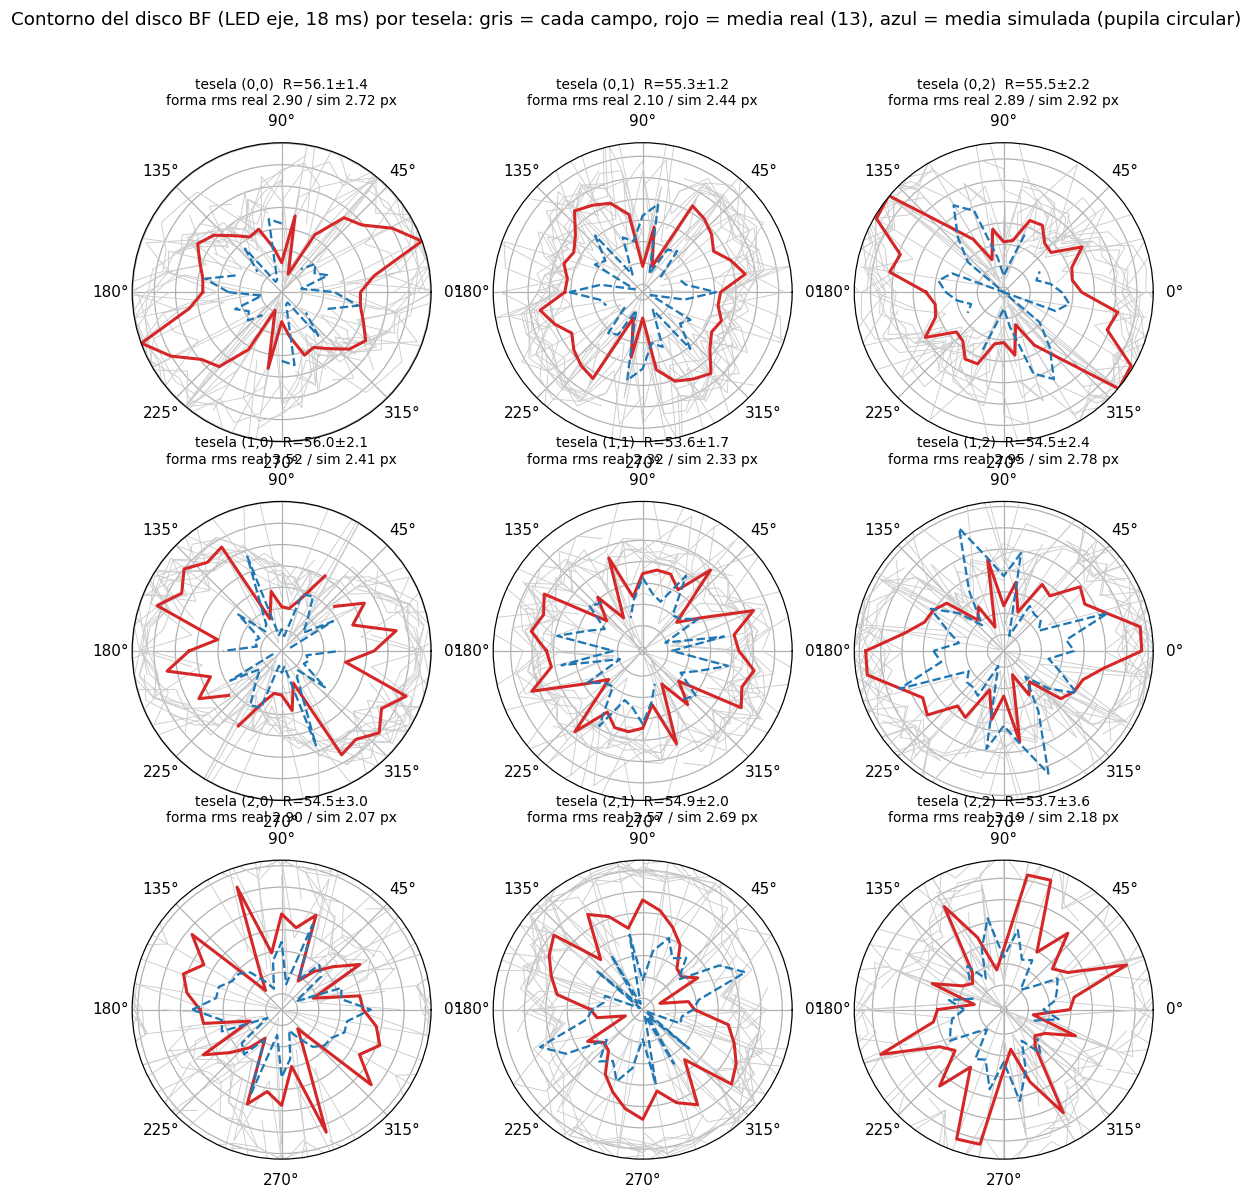

This figure's Python source:
"""forma_pupila.py -- 17/11/2026. ¿La pupila es un círculo, y cambia con la posición en el campo?

Para cada toma roja del 13/11 (13 campos) y para la imagen de campo claro del LED del eje (17,15), 18 ms:
  I = (muestra - oscuro) / (flat - oscuro_flat)      (flat = 2026-11-13.fondo, mismo día)
Se parte el ROI de 1120 px en 3x3 teselas de 373 px. En cada tesela:
  F = log|FFT(ventana Hann · (I/mean - 1))|
  perfil polar de F en 36 sectores de 10°; el borde en cada sector = radio de máxima pendiente negativa
  (perfil suavizado, búsqueda entre 0.6 y 1.4 del radio nominal NA/λ)
  ajuste de círculo (centro libre) a los 36 puntos → centro, radio medio, forma r(φ) - r_medio
Se promedia la forma sobre los 13 campos (la muestra cambia, la pupila no).

Control: lo mismo sobre imágenes simuladas con pupila CIRCULAR perfecta (objeto aleatorio débil, ruido
parecido), para saber qué dispersión de r(φ) da el método solo. Si la forma real supera al control y tiene
un patrón que depende de la tesela (achatamiento orientado respecto del centro del campo), la pupila no es
un círculo fijo.
"""
import glob
import json
import os

import numpy as np
import tifffile
from scipy.ndimage import gaussian_filter1d, map_coordinates

I_DIR = '/home/chanoscopio/Documents/AleYLu/imagenes_tomadas'
OUT = os.path.dirname(os.path.abspath(__file__))
CAMPOS = ['2026-11-13', '2026-11-13.a'] + [f'2026-11-13.med{i}' for i in range(1, 12)] + ['2026-11-13.zonarojo']
LED, T = 'fila17_col15_colorr', '18ms'
DX, LAM, NA = 1.29, 0.63, 0.070
NT = 3
NS = 36


def leer(carpeta):
    fs = sorted(glob.glob(f'{carpeta}/{LED}/{T}/*.tif*'))
    return np.mean([tifffile.imread(f).astype(np.float64) for f in fs], axis=0)


def imagen(campo):
    s = leer(f'{I_DIR}/{campo}') - leer(f'{I_DIR}/{campo}-dark')
    f = leer(f'{I_DIR}/2026-11-13.fondo') - leer(f'{I_DIR}/2026-11-13.fondo-dark')
    return s / np.maximum(f, 1.0)


def borde_tesela(t):
    n = t.shape[0]
    w = np.outer(np.hanning(n), np.hanning(n))
    F = np.log(np.abs(np.fft.fftshift(np.fft.fft2(w * (t / t.mean() - 1)))) + 1e-9)
    r0 = NA / LAM * n * DX                       # radio nominal en px de Fourier
    rr = np.arange(0.6 * r0, 1.4 * r0, 0.25)
    c = n // 2
    radios = []
    for k in range(NS):
        phis = np.deg2rad(k * 360 / NS + np.linspace(-4, 4, 9))
        prof = np.mean([map_coordinates(F, [c + rr * np.sin(p), c + rr * np.cos(p)], order=1) for p in phis], axis=0)
        d = np.gradient(gaussian_filter1d(prof, 4))
        radios.append(rr[np.argmin(d)])
    return np.array(radios), r0


def ajustar_circulo(r, phi):
    x, y = r * np.cos(phi), r * np.sin(phi)
    A = np.c_[2 * x, 2 * y, np.ones_like(x)]
    (a, b, cc), *_ = np.linalg.lstsq(A, x ** 2 + y ** 2, rcond=None)
    R = np.sqrt(cc + a ** 2 + b ** 2)
    rc = np.hypot(x - a, y - b)                  # radio respecto del centro ajustado
    ang = np.arctan2(y - b, x - a)
    o = np.argsort(ang)
    return a, b, R, ang[o], rc[o] - R


def analizar(img):
    n = img.shape[0] // NT
    phi = np.deg2rad(np.arange(NS) * 360 / NS)
    res = {}
    for i in range(NT):
        for j in range(NT):
            r, r0 = borde_tesela(img[i * n:(i + 1) * n, j * n:(j + 1) * n])
            a, b, R, ang, forma = ajustar_circulo(r, phi)
            res[(i, j)] = dict(cx=a, cy=b, R=R, r0=r0, forma=np.interp(phi - np.pi, ang, forma, period=2 * np.pi))
    return res


def simular(semilla, n=1120):
    """Objeto débil aleatorio (fase + amplitud, manchas de ~5 µm), imagen coherente con pupila circular dura."""
    g = np.random.default_rng(semilla)
    k = np.fft.fftfreq(n, DX)
    KX, KY = np.meshgrid(k, k)
    ruido = g.normal(size=(n, n)) + 1j * g.normal(size=(n, n))
    filt = np.exp(-(KX ** 2 + KY ** 2) * (5.0 ** 2))
    o = np.fft.ifft2(np.fft.fft2(ruido) * filt)
    o = 0.3 * o / np.abs(o).std()
    campo = np.exp(1j * o.real) * (1 - 0.3 * np.abs(o.imag))
    P = (np.hypot(KX, KY) <= NA / LAM)
    I = np.abs(np.fft.ifft2(np.fft.fft2(campo) * P)) ** 2
    I = I / I.mean() * 2000
    return g.poisson(np.clip(I, 0, None)).astype(float) / 2000


if __name__ == '__main__':
    reales = {}
    for c in CAMPOS:
        reales[c] = analizar(imagen(c))
        print(c, ' '.join(f"{reales[c][(i, j)]['R']:.1f}" for i in range(NT) for j in range(NT)), flush=True)
    sims = [analizar(simular(s)) for s in range(len(CAMPOS))]
    print('sim', ' '.join(f"{sims[0][(i, j)]['R']:.1f}" for i in range(NT) for j in range(NT)))

    def resumen(lista):
        out = {}
        for i in range(NT):
            for j in range(NT):
                F = np.array([d[(i, j)]['forma'] for d in lista])
                out[f'{i}{j}'] = dict(
                    R=float(np.mean([d[(i, j)]['R'] for d in lista])),
                    R_sd=float(np.std([d[(i, j)]['R'] for d in lista])),
                    cx=float(np.mean([d[(i, j)]['cx'] for d in lista])),
                    cy=float(np.mean([d[(i, j)]['cy'] for d in lista])),
                    forma_media=F.mean(0).tolist(),
                    forma_rms_media=float(np.sqrt((F.mean(0) ** 2).mean())),
                    forma_sem=float(F.std(0).mean() / np.sqrt(len(lista))),
                    r0=float(lista[0][(i, j)]['r0']))
        return out

    R_real, R_sim = resumen(list(reales.values())), resumen(sims)
    json.dump(dict(real=R_real, sim=R_sim, campos=CAMPOS), open(f'{OUT}/forma_pupila.json', 'w'), indent=1)

    import matplotlib
    matplotlib.use('Agg')
    import matplotlib.pyplot as plt
    phi = np.deg2rad(np.arange(NS) * 360 / NS) - np.pi
    fig, ax = plt.subplots(NT, NT, figsize=(12, 12), subplot_kw=dict(projection='polar'))
    for i in range(NT):
        for j in range(NT):
            a = ax[i, j]
            for d in reales.values():
                f = d[(i, j)]
                a.plot(np.r_[phi, phi[0]], np.r_[f['R'] + f['forma'], f['R'] + f['forma'][0]], color='0.8', lw=0.6)
            m = R_real[f'{i}{j}']
            a.plot(np.r_[phi, phi[0]], np.r_[m['R'] + np.array(m['forma_media']), m['R'] + m['forma_media'][0]], color='C3', lw=2)
            s = R_sim[f'{i}{j}']
            a.plot(np.r_[phi, phi[0]], np.r_[s['R'] + np.array(s['forma_media']), s['R'] + s['forma_media'][0]], color='C0', lw=1.5, ls='--')
            a.set_ylim(m['R'] - 8, m['R'] + 6)
            a.set_yticklabels([])
            a.set_title(f"tesela ({i},{j})  R={m['R']:.1f}±{m['R_sd']:.1f}\nforma rms real {m['forma_rms_media']:.2f} / sim {s['forma_rms_media']:.2f} px", fontsize=9)
    fig.suptitle('Contorno del disco BF (LED eje, 18 ms) por tesela: gris = cada campo, rojo = media real (13), azul = media simulada (pupila circular)')
    fig.savefig(f'{OUT}/forma_pupila.png', dpi=110, bbox_inches='tight')
    print('ok')
